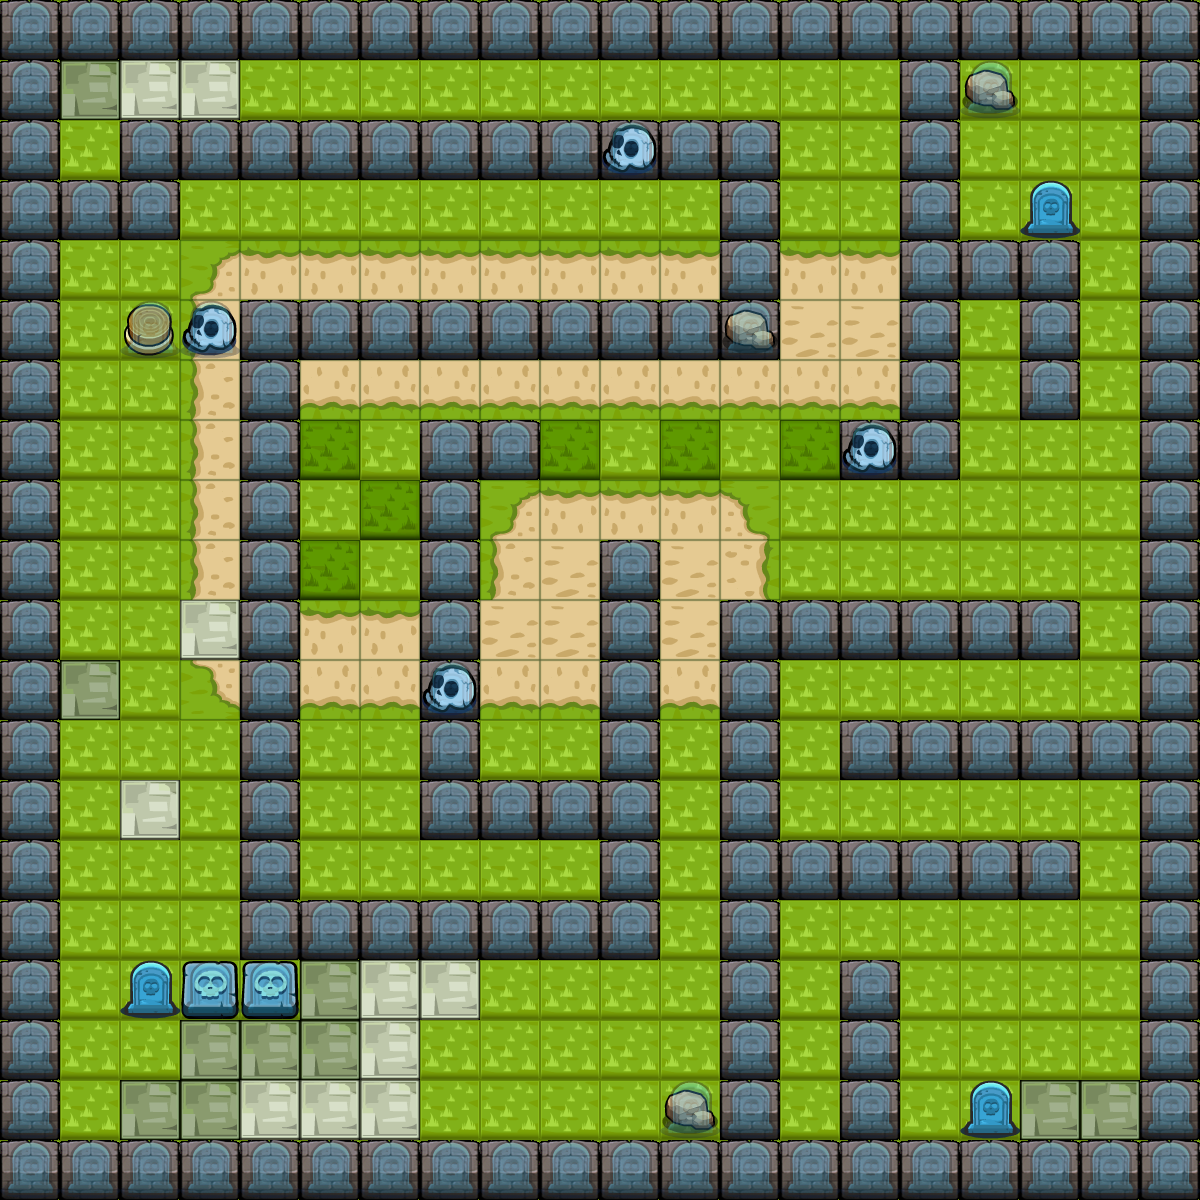

Tiled map render using the project's own tile images. Description and the map definition, with tile-layer contents summarised, below:
An orthogonal 20x20 tile map with 60x60 px tiles, 4 tile layers (块层 1, 块层 2, 块层 3, collision_layer) and 4 objects.

<map version="1.0" orientation="orthogonal" width="20" height="20" tilewidth="60" tileheight="60">
 <tileset firstgid="1" name="map" tilewidth="60" tileheight="60">
  <image source="map.png" width="480" height="360" />
  <tile id="44">
   <properties>
    <property name="isCollision" value="true" />
   </properties>
  </tile>
 </tileset>
 <layer name="块层 1" width="20" height="20">
  <data>[400 cells, 400 non-empty, 1 distinct tile ids]</data>
 </layer>
 <layer name="块层 2" width="20" height="20">
  <data>[400 cells, 250 non-empty, 13 distinct tile ids]</data>
 </layer>
 <layer name="块层 3" width="20" height="20">
  <data>[400 cells, 13 non-empty, 5 distinct tile ids]</data>
 </layer>
 <objectgroup draworder="topdown" name="objects" width="20" height="20">
  <object x="60" y="60">
   <properties>
    <property name="direction" value="1" />
    <property name="objectName" value="hero" />
    <property name="speed" value="3" />
   </properties>
  </object>
  <object x="840" y="360">
   <properties>
    <property name="direction" value="0" />
    <property name="objectName" value="enemy1" />
    <property name="speed" value="5" />
   </properties>
  </object>
  <object x="120" y="780">
   <properties>
    <property name="direction" value="1" />
    <property name="objectName" value="enemy2" />
    <property name="speed" value="20" />
   </properties>
  </object>
  <object x="360" y="1080">
   <properties>
    <property name="direction" value="2" />
    <property name="objectName" value="enemy2" />
    <property name="speed" value="10" />
   </properties>
  </object>
 </objectgroup>
 <layer name="collision_layer" width="20" height="20" opacity="0.37">
  <data>[400 cells, 180 non-empty, 1 distinct tile ids]</data>
 </layer>
</map>
